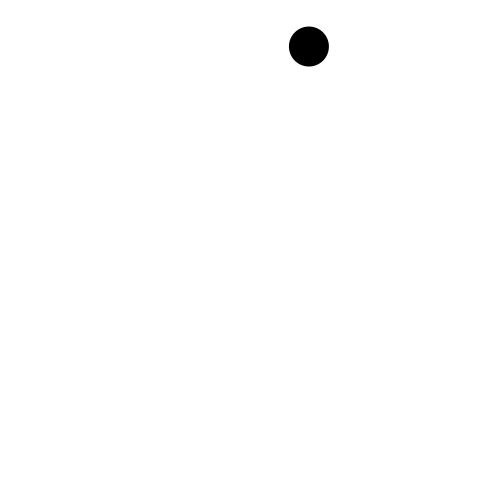
Frame 1 (no input)
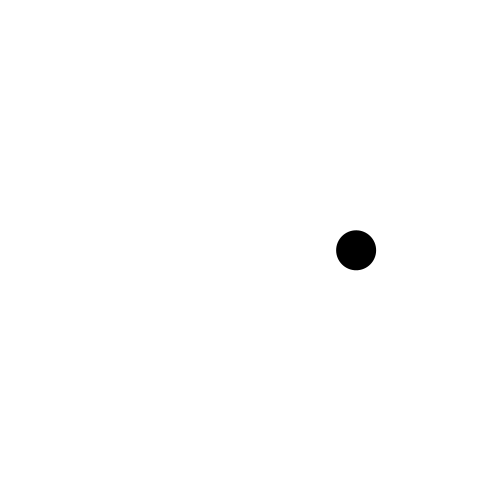
Frame 60 (the mouse pressed at the canvas centre just before this capture)
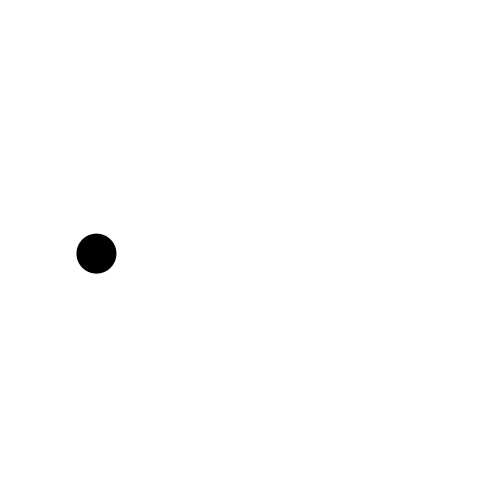
Frame 120 (the mouse held since frame 60 and released just before this capture)

The Processing sketch that drew these frames (run headless with seeded random() and noise(); from frame 60 on, the mouse is pressed at the canvas centre):

// Processing sketch: ballCatchable
// ── ballCatchable.pde
// 定数
final int X = 0;
final int Y = 1;
final int VX = 2;
final int VY = 3;
final float vx0min = -7;            // vxの初期値の下限
final float vx0max = 5;             // vxの初期値の上限
final float vy0min = 4;             // vyの初期値の下限
final float vy0max = 15;            // vyの初期値の上限
final int fps = 60;                 // 1秒間あたりのフレーム数
final float gravity = 9.8 / fps;    // 1フレームあたりの重力加速度
final float elas = 0.98;            // 反発係数
final float d = 40;                 // ボールの直径
final float hueMax = 360.0;         // 色相の最大値

// 変数
float[] ball0;                      // ボールの x, y, vx, vy を要素とする配列

void setup() {
  frameRate(fps);
  size(480, 480);
  noStroke();
  colorMode(HSB, hueMax, 100, 100);
  fill(0, 0, 0);
  ball0 = new float[4];                         // ボールの x, y, vx, vy を要素とする配列
  ball0[X]  = random(d / 2, width - d / 2);     // x
  ball0[Y]  = random(d / 2, height / 5);        // y
  ball0[VX] = random(vx0min, vx0max);           // vx
  ball0[VY] = random(vy0min, vy0max);           // vy
}

void draw() {
  background(0, 0, 100);
  
  if(isMouseInTheBall(ball0, d, mouseX, mouseY)){
    fill(350, 90, 90);
  }else{
    boundBall(ball0);
    fill(0, 0, 0);
  }

  ellipse(ball0[X], ball0[Y], d, d);
}

boolean isMouseInTheBall(float[] ball, float d, float mX, float mY){
  boolean result = sqrt((mX - ball[X]) * (mX - ball[X]) + (mY - ball[Y]) * (mY - ball[Y])) <= d /2;
  return result;
}

void boundBall(float[] ball) {
  ball[X]  += ball[VX];          // ボールが速度ぶん移動する
  ball[VY] += gravity;           // 速度のy成分に重力加速度を加算する
  ball[Y]  += ball[VY];          // ボールが速度ぶん移動する
  if (ball[X] < d / 2) {
    ball[VX] = - ball[VX] * elas;
    ball[X] = d / 2;
  } else if (ball[X] > width - d / 2) {
    ball[VX] = - ball[VX]  * elas;
    ball[X] = width - d / 2;
  }
  if (ball[Y] > height - d / 2) {
    ball[VY] = - ball[VY] * elas;
    ball[Y] = height - d / 2;
  } else if (ball[Y] < d / 2) {
    ball[VY] = - ball[VY] * elas;
    ball[Y] = d / 2;
  }
}
